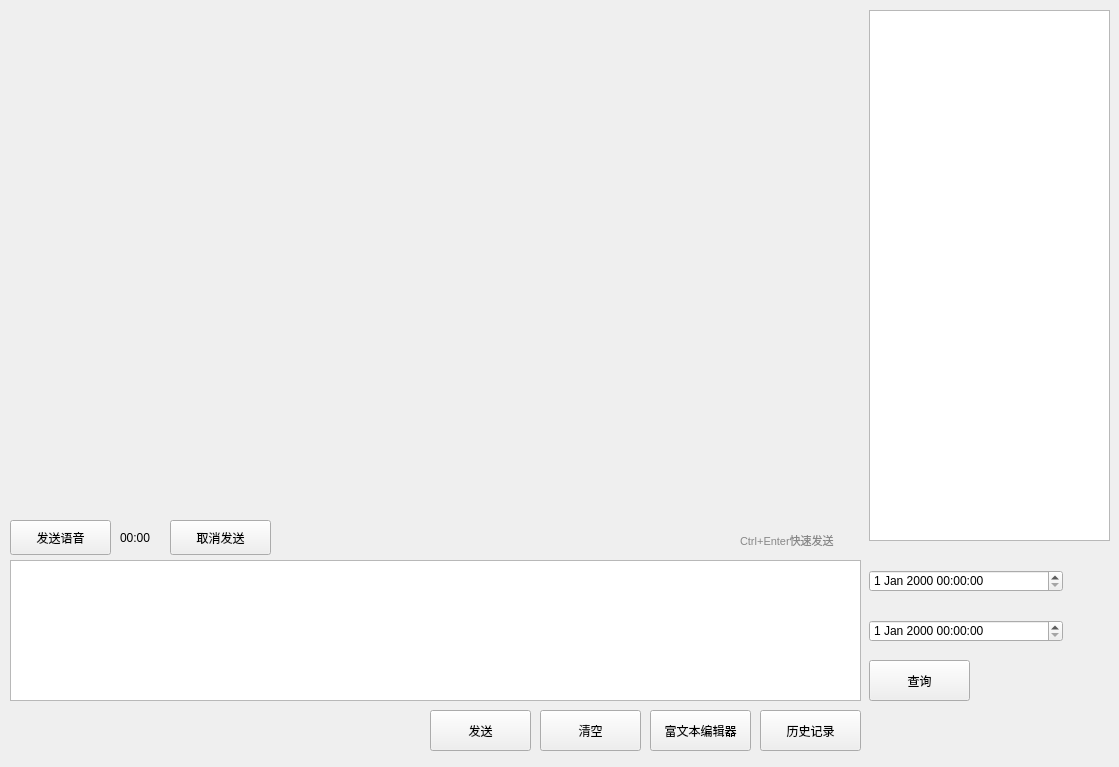
<?xml version="1.0" encoding="UTF-8"?>
<ui version="4.0">
 <class>Form</class>
 <widget class="QWidget" name="Form">
  <property name="geometry">
   <rect>
    <x>0</x>
    <y>0</y>
    <width>1119</width>
    <height>767</height>
   </rect>
  </property>
  <property name="windowTitle">
   <string>Form</string>
  </property>
  <widget class="QTextEdit" name="textEdit">
   <property name="geometry">
    <rect>
     <x>10</x>
     <y>560</y>
     <width>851</width>
     <height>141</height>
    </rect>
   </property>
  </widget>
  <widget class="QPushButton" name="historyButton">
   <property name="geometry">
    <rect>
     <x>760</x>
     <y>710</y>
     <width>101</width>
     <height>41</height>
    </rect>
   </property>
   <property name="text">
    <string>历史记录</string>
   </property>
  </widget>
  <widget class="QPushButton" name="clearButton">
   <property name="geometry">
    <rect>
     <x>540</x>
     <y>710</y>
     <width>101</width>
     <height>41</height>
    </rect>
   </property>
   <property name="text">
    <string>清空</string>
   </property>
  </widget>
  <widget class="QWidget" name="widget" native="true">
   <property name="geometry">
    <rect>
     <x>869</x>
     <y>10</y>
     <width>241</width>
     <height>731</height>
    </rect>
   </property>
   <widget class="QTextBrowser" name="historyTextBrowser">
    <property name="geometry">
     <rect>
      <x>0</x>
      <y>0</y>
      <width>241</width>
      <height>531</height>
     </rect>
    </property>
   </widget>
   <widget class="QDateTimeEdit" name="dateTimeEdit_1">
    <property name="geometry">
     <rect>
      <x>0</x>
      <y>560</y>
      <width>194</width>
      <height>22</height>
     </rect>
    </property>
   </widget>
   <widget class="QDateTimeEdit" name="dateTimeEdit_2">
    <property name="geometry">
     <rect>
      <x>0</x>
      <y>610</y>
      <width>194</width>
      <height>22</height>
     </rect>
    </property>
   </widget>
   <widget class="QPushButton" name="queryHistoryButton">
    <property name="geometry">
     <rect>
      <x>0</x>
      <y>650</y>
      <width>101</width>
      <height>41</height>
     </rect>
    </property>
    <property name="text">
     <string>查询</string>
    </property>
   </widget>
  </widget>
  <widget class="QPushButton" name="submitButton">
   <property name="geometry">
    <rect>
     <x>430</x>
     <y>710</y>
     <width>101</width>
     <height>41</height>
    </rect>
   </property>
   <property name="text">
    <string>发送</string>
   </property>
  </widget>
  <widget class="QPushButton" name="richTextButton">
   <property name="geometry">
    <rect>
     <x>650</x>
     <y>710</y>
     <width>101</width>
     <height>41</height>
    </rect>
   </property>
   <property name="text">
    <string>富文本编辑器</string>
   </property>
  </widget>
  <widget class="QLabel" name="label">
   <property name="geometry">
    <rect>
     <x>740</x>
     <y>530</y>
     <width>131</width>
     <height>20</height>
    </rect>
   </property>
   <property name="font">
    <font>
     <pointsize>8</pointsize>
    </font>
   </property>
   <property name="whatsThis">
    <string>&lt;html&gt;&lt;head/&gt;&lt;body&gt;&lt;p&gt;color:red;&lt;/p&gt;&lt;/body&gt;&lt;/html&gt;</string>
   </property>
   <property name="styleSheet">
    <string notr="true">color: #888;</string>
   </property>
   <property name="text">
    <string>Ctrl+Enter快速发送</string>
   </property>
  </widget>
  <widget class="QLabel" name="recordLabel">
   <property name="geometry">
    <rect>
     <x>120</x>
     <y>530</y>
     <width>61</width>
     <height>16</height>
    </rect>
   </property>
   <property name="text">
    <string>00:00</string>
   </property>
  </widget>
  <widget class="QPushButton" name="recordButton">
   <property name="geometry">
    <rect>
     <x>10</x>
     <y>520</y>
     <width>101</width>
     <height>35</height>
    </rect>
   </property>
   <property name="text">
    <string>发送语音</string>
   </property>
  </widget>
  <widget class="QPushButton" name="cancleButton">
   <property name="geometry">
    <rect>
     <x>170</x>
     <y>520</y>
     <width>101</width>
     <height>35</height>
    </rect>
   </property>
   <property name="text">
    <string>取消发送</string>
   </property>
  </widget>
 </widget>
 <resources/>
 <connections/>
</ui>
